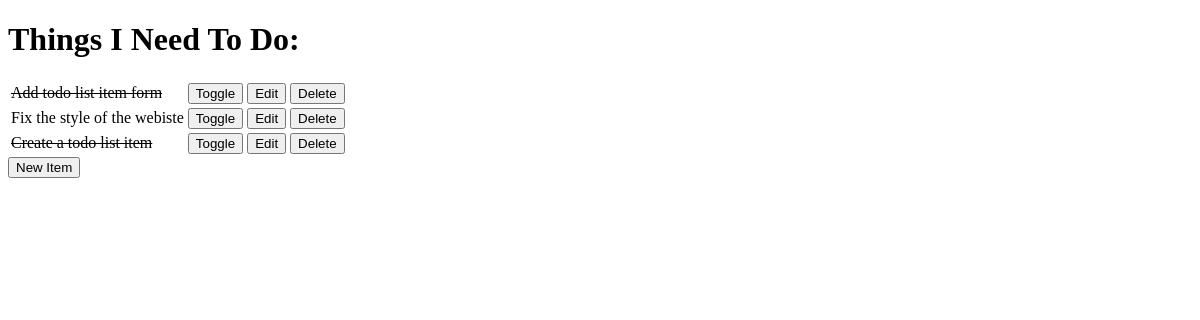
The app's page /, older data.
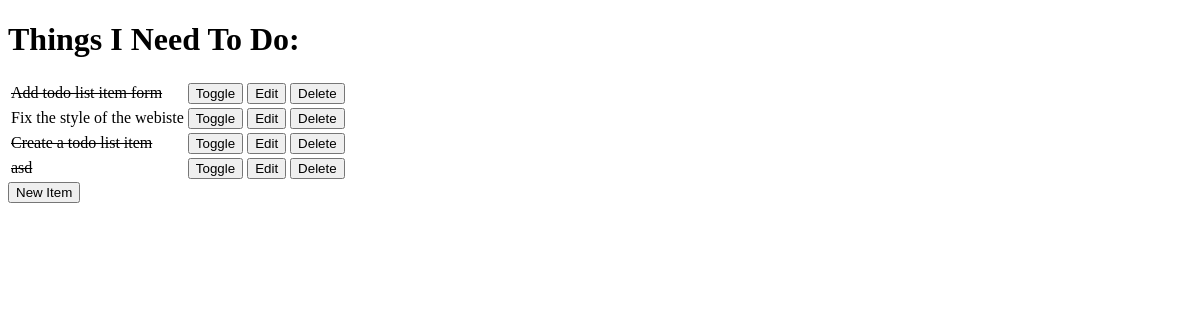
The same page, newer data.
### todo/models.py (models this page shows, shortened)
class Item(models.Model):
    name = models.CharField(max_length=50, null=False, blank=False)
    done = models.BooleanField(default=False, null=False, blank=False)

### todo/views.py (the view)
# urls.py: path('', views.get_todo_list, name='get_todo_list'),
def get_todo_list(request):
    items = Item.objects.all()
    context = {
        'items' : items
    }
    return render(request, 'todo/todo_list.html', context)

### todo/templates/todo/todo_list.html (shortened to what this page needs)
<!DOCTYPE html>
<html lang="en">
  <head>
  </head>
  <body>
    <h1>Things I Need To Do:</h1>
    <table>
      {% for item in items %}
      <tr>
        {% if item.done %}
        <td><strike>{{item.name}}</strike></td>
        {% else %}
        <td>{{item.name}}</td>
        {% endif %}
        <td>
          <a href="{% url 'toggle' item_id=item.id %}"
            ><button>Toggle</button></a
          >
        </td>
        <td>
          <a href="{% url 'edit' item_id=item.id %}"><button>Edit</button></a>
        </td>
        <td>
          <a href="{% url 'delete' item_id=item.id %}"
            ><button>Delete</button></a
          >
        </td>
      </tr>
      {% empty %}
      <td>
        <tr>
          You have nothing to do
        </tr>
      </td>
      {% endfor %}
    </table>
    <a href="{% url 'add' %}"><button>New Item</button></a>
  </body>
</html>

Row changes from the older to the newer data that the page shows:
added Item: name "asd"
